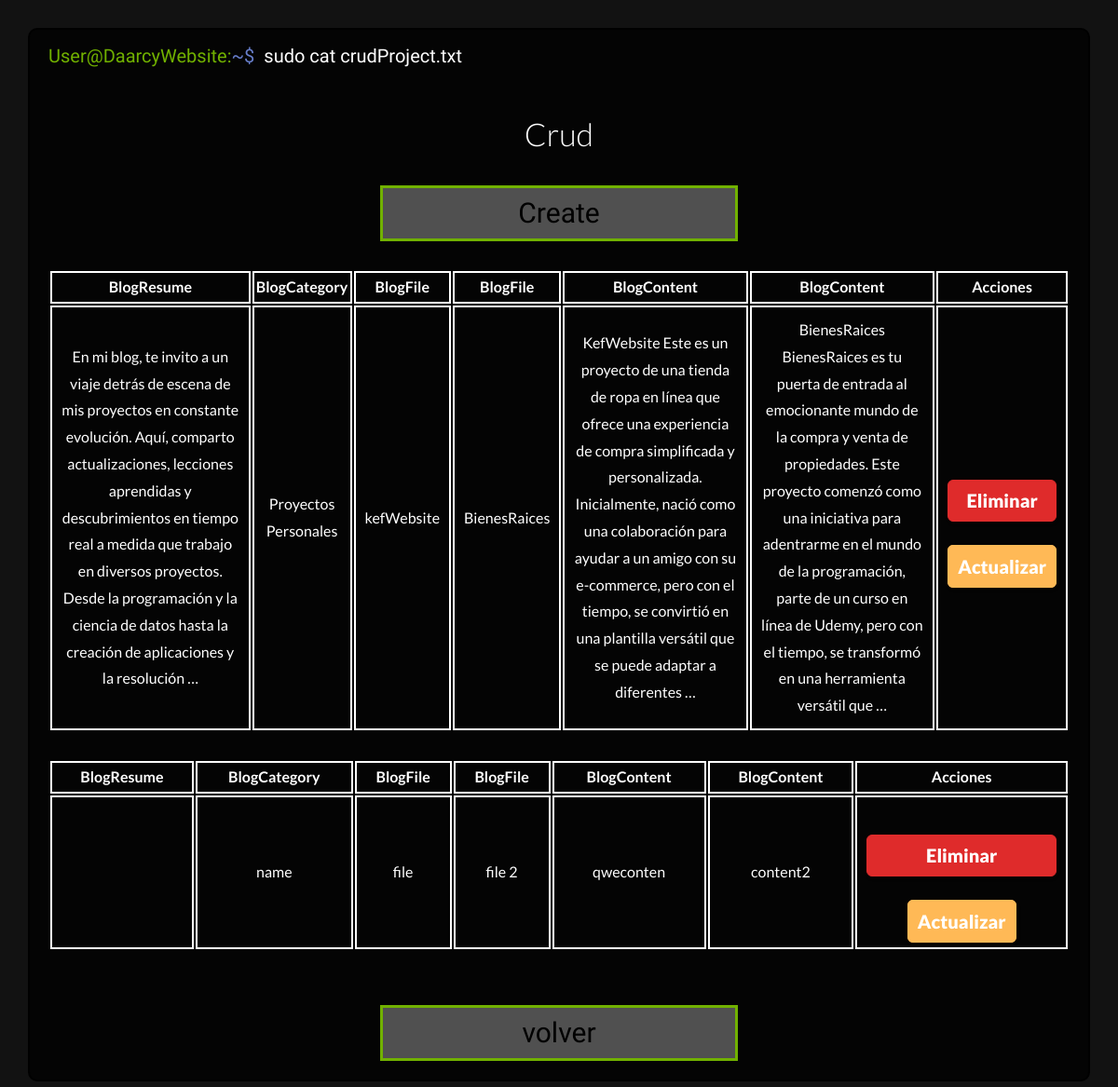
/DaarcyDevAdmin/Crud/Blog (signed in), run on an earlier commit of the app's database.
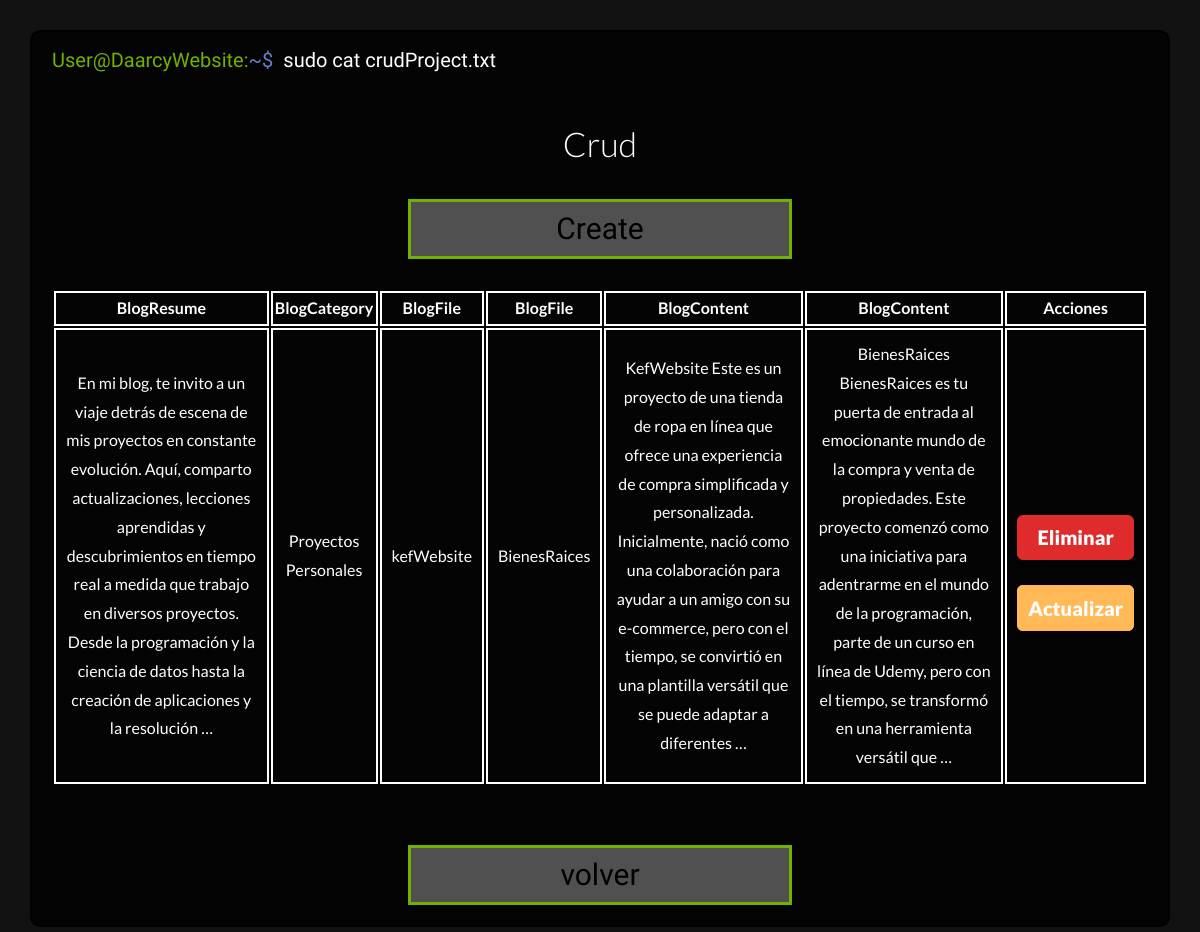
And on a later commit of the database.
### tasks/models.py (models this page shows, shortened)
class BlogCategory(models.Model):
    blogResume = models.TextField()
    name = models.CharField(max_length=500)

class BlogFile(models.Model):
    category = models.ForeignKey(BlogCategory, on_delete=models.CASCADE, related_name='blog_files')
    file = models.CharField(max_length=255)
    fileContent = models.TextField()

### tasks/views.py (the view)
# urls.py: path("DaarcyDevAdmin/Crud/Blog",views.crudBlog, name="crudBlog"),
@login_required
def crudBlog(request):
    blogCategory = BlogCategory.objects.all()
    blogFile = BlogFile.objects.all()
    return render ( request, 'blogCrud.html', {
        "blogCategories":blogCategory,
        "blogFiles":blogFile,
    })

### tasks/templates/blogCrud.html (shortened to what this page needs)
{% extends "base.html" %}
{% load static %}
{% block content %}
  <body class="bodyAdmin">
    <div class="terminalContent projects">
      <div class="comandLine">
        <h3 class="user">
          User@DaarcyWebsite:<span class="simbols">~$</span><span class="comand animationComand">sudo cat crudProject.txt</span>
        </h3>
      </div>
      <div class="text animationText">
        <div class="options">
          <h2>Crud</h2>
          <div class="buttonsOption">
            <a href="{% url 'crudBlogCreate' %}">Create</a>
          </div>
          <div class="details">
            <div class="websiteInfo">
              {% for blogCategory in blogCategories %}
                <table class="propiedades">
                  <thead>
                    <tr>
                      <th>BlogResume</th>
                      <th>BlogCategory</th>
                      {% for blogFile in blogCategory.blog_files.all %}
                        {% if blogFile.file %}<th>BlogFile</th>{% endif %}
                      {% endfor %}
                      {% for blogFile in blogCategory.blog_files.all %}
                        {% if blogFile.fileContent %}<th>BlogContent</th>{% endif %}
                      {% endfor %}
                      <th>Acciones</th>
                    </tr>
                  </thead>
                  <tbody>
                    <tr>
                      <td>{{ blogCategory.blogResume|truncatewords:50 }}</td>
                      <td>{{ blogCategory.name }}</td>
                      {% for blogFile in blogCategory.blog_files.all %}
                        {% if blogFile.file %}<td>{{ blogFile.file }}</td>{% endif %}
                      {% endfor %}
                      {% for blogFile in blogCategory.blog_files.all %}
                        {% if blogFile.fileContent %}<td>{{ blogFile.fileContent|truncatewords:50 }}</td>{% endif %}
                      {% endfor %}
                      <td>
                        <form method="post"
                              action="{% url 'crudBlogDelete' blogCategory.id %}">
                          <input type="submit" class="buttonDelete" value="Eliminar">
                        </form>
                        <a href="{% url 'crudBlogUpdate' blogCategory.id %}"
                           class="buttonUpdate">Actualizar</a>
                      </td>
                    </tr>
                  </tbody>
                </table>
                <br>
              {% endfor %}
            </div>
          </div>
          <div class="buttonsOption">
            <a href="{% url 'crud' %}">volver</a>
          </div>
        </div>
      </div>
    </div>
  </body>
{% endblock content %}

### tasks/templates/base.html (shortened to what this page needs)
{% load static %}
<!DOCTYPE html>
<html lang="en">
  <head>
    <link rel="stylesheet" href="{% static '/styles/app.css' %}">
  </head>
  {% block content %}
  {% endblock content %}
</html>

### tasks/static/styles/app.css (style rules this page uses)
html { -webkit-text-size-adjust:100%;line-height:1.15 }
body { margin:0 }
a { background-color:transparent }
button,input,optgroup,select,textarea { font-family:inherit;font-size:100%;line-height:1.15;margin:0 }
button,input { overflow:visible }
[type=button],[type=reset],[type=submit],button { -webkit-appearance:button }
html { box-sizing:border-box;font-size:62.5% }
*,:after,:before { box-sizing:inherit }
body { background-color:#121212;font-family:Lato,sans-serif;font-size:1.6rem;line-height:1.8 }
a { text-decoration:none }
h1,h2,h3 { font-family:Lato,sans-serif;font-weight:300;margin:2.5rem 0;text-align:center }
h2 { font-size:3.4rem }
h3 { font-size:3rem }
html { scroll-behavior:smooth }
.comandLine { padding:0 1rem }
.comandLine h3 { color:#fff;display:flex;flex-wrap:wrap;font-family:Chakra Petch,sans-serif;font-size:2rem;font-weight:500;margin:0 }
.comandLine .user { color:#71b100 }
.comandLine .comand { animation-fill-mode:forwards;color:#fff;display:flex;margin:0 1rem;overflow:hidden;white-space:nowrap;width:22rem }
.comandLine .simbols { color:#677eca }
.comandLine .animationComand { animation:typing 1.5s steps(22),blink .5s step-end infinite alternate }
.text { padding:1rem }
.animationText { animation:showDiv 1.5s steps(1) }
.datascience,.details,.websites { display:none }
.bodyAdmin .terminalContent { background:rgba(0,0,0,.8);border:2px solid #000;border-radius:1rem;height:100%;margin:3rem auto;width:95% }
.bodyAdmin .terminalContent .text { height:90% }
.bodyAdmin .terminalContent .text .options { align-items:center;display:flex;flex-direction:column;height:70%;justify-content:center }
.bodyAdmin .terminalContent .text .options h2 { color:#fff }
.bodyAdmin .terminalContent .text .options .buttonsOption { align-items:center;display:flex;flex-wrap:wrap;gap:3rem;justify-content:center;width:100% }
.bodyAdmin .terminalContent .text .options .buttonsOption a { background:hsla(0,0%,100%,.3);border:3px solid #71b100;color:#000;font-family:Chakra Petch,sans-serif;font-size:3rem;text-align:center;width:35% }
.bodyAdmin .projects { display:block;padding:1rem }
.bodyAdmin .projects .options { height:100%!important;justify-content:flex-start!important }
.bodyAdmin .projects .options .details { display:flex!important }
.bodyAdmin .projects .options .details .websiteInfo { display:flex;flex-direction:column;margin:3rem 0 }
.bodyAdmin .projects .options .details .websiteInfo thead tr th { border:2px solid #fff;color:#fff }
.bodyAdmin .projects .options .details .websiteInfo tbody tr td { border:2px solid #fff;color:#fff;padding:1rem;text-align:center }
.bodyAdmin .projects .options form { color:#fff;display:flex;flex-direction:column;width:100% }
.buttonUpdate { background:#ffb956;border:1px solid #ffb956;border-radius:6px }
.buttonDelete,.buttonUpdate { box-shadow:1px 2px 4px rgba(0,0,0,.1);box-sizing:border-box;color:#fff;cursor:pointer;font-size:2rem;font-weight:800;margin:3rem 0;padding:1rem;text-align:center;width:100% }
.buttonDelete { background:#df2b2b;border:1px solid #df2b2b;border-radius:6px }

What changed in the data, as far as the page shows it:
removed BlogCategory: name "name"
removed BlogFile: shows "BlogFile", shows "BlogContent", file "file", fileContent "qweconten"
removed BlogFile: shows "BlogFile", shows "BlogContent", file "file 2", fileContent "content2"
